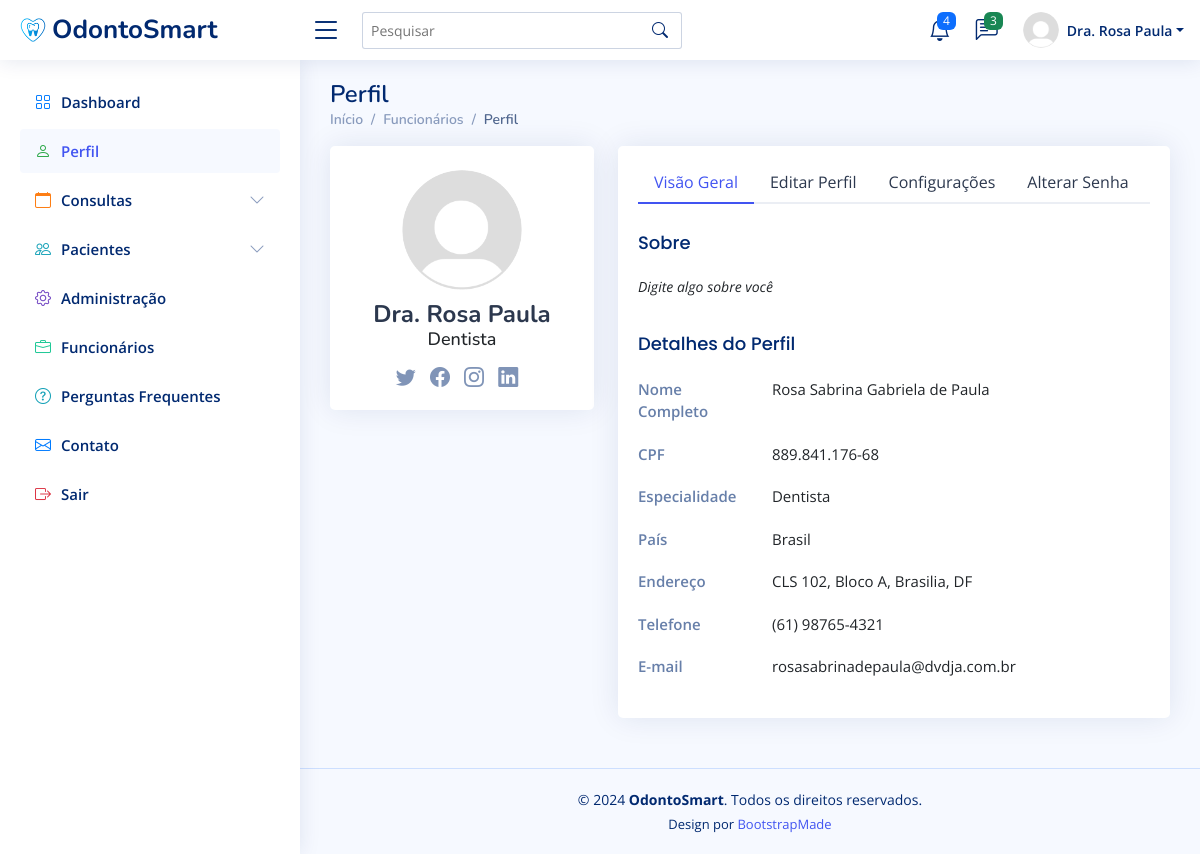
/perfil/ (signed in), run on the app's committed database.
### clinicaMedica/models.py (models this page shows, shortened)
class Funcionario(AbstractBaseUser, PermissionsMixin):
    SEXO_CHOICES = [
        ('masculino', 'Masculino'),
        ('feminino', 'Feminino'),
    ]
    cpf = models.CharField(max_length=14, unique=True)
    email = models.EmailField(unique=True, blank=False)
    salario = models.DecimalField(max_digits=10, decimal_places=2)
    cargo = models.CharField(max_length=50)
    nome = models.CharField(max_length=50)
    is_first_login = models.BooleanField(default=True)
    is_staff = models.BooleanField(default=False)
    date_joined = models.DateTimeField(verbose_name="Data de Ingresso", default=timezone.now)
    sexo = models.CharField(max_length=15, choices=SEXO_CHOICES, blank=False)
    objects = FuncionarioManager()
    USERNAME_FIELD = 'email'
    REQUIRED_FIELDS = ['cpf', 'nome', 'cargo', 'salario']
    def first_two_names(self):
        parts = self.nome.split()
        if len(parts) == 1:
            name = self.nome
        elif len(parts) == 2:
            name = f"{parts[0]} {parts[1]}"
        else:
            name = f"{parts[0]} {parts[-1]}"
        if hasattr(self, 'dentista'):
            if self.dentista.sexo == 'masculino':
                return f"Dr. {name}"
            else:
                return f"Dra. {name}"
        return name

class Dentista(Funcionario):
    PERIODO_CHOICES = [
        ('matutino', 'Matutino'),
        ('vespertino', 'Vespertino'),
        ('diurno', 'Diurno'),
    ]
    especializacao = models.CharField(max_length=60)
    periodo_trabalho = models.CharField(max_length=10, choices=PERIODO_CHOICES, default='diurno', blank=False)
    cro = models.CharField(max_length=20, blank=False, unique=True, verbose_name="CRO") # numero do registro do conselho regional de odontologia

### clinicaMedica/views.py (the view)
# urls.py: path('perfil/', views.perfil, name='perfil'),
@login_required
def perfil(request):
    return render(request, 'users-profile.html')

### clinicaMedica/templates/users-profile.html (shortened to what this page needs)
{% load static %}
<!DOCTYPE html>
<html lang="pt-br">
  <head>
    <link
      href="{% static 'vendor/bootstrap/css/bootstrap.min.css' %}"
      rel="stylesheet"
    />
    <link
      href="{% static 'vendor/bootstrap-icons/bootstrap-icons.css' %}"
      rel="stylesheet"
    />
    <link
      href="{% static 'vendor/boxicons/css/boxicons.min.css' %}"
      rel="stylesheet"
    />
    <link href="{% static 'vendor/quill/quill.snow.css' %}" rel="stylesheet" />
    <link
      href="{% static 'vendor/quill/quill.bubble.css' %}"
      rel="stylesheet"
    />
    <link
      href="{% static 'vendor/remixicon/remixicon.css' %}"
      rel="stylesheet"
    />
    <link
      href="{% static 'vendor/simple-datatables/style.css' %}"
      rel="stylesheet"
    />
    <link href="{% static 'css/style.css' %}" rel="stylesheet" />
  </head>
  <body>
    <header id="header" class="header fixed-top d-flex align-items-center">
      <div class="d-flex align-items-center justify-content-between">
        <a href="{% url 'dashboard' %}" class="logo d-flex align-items-center">
          <img src="{% static 'img/logo.png' %}" alt="" />
          <span class="d-none d-lg-block">OdontoSmart</span>
        </a>
        <i class="bi bi-list toggle-sidebar-btn"></i>
      </div>
      <div class="search-bar">
        <form
          class="search-form d-flex align-items-center"
          method="POST"
          action="#"
        >
          <input
            type="text"
            name="query"
            placeholder="Pesquisar"
            title="Pesquisar"
          />
          <button type="submit" title="Pesquisar">
            <i class="bi bi-search"></i>
          </button>
        </form>
      </div>
      <nav class="header-nav ms-auto">
        <ul class="d-flex align-items-center">
          <li class="nav-item dropdown">
            <a class="nav-link nav-icon" href="#" data-bs-toggle="dropdown">
              <i class="bi bi-bell"></i>
              <span class="badge bg-primary badge-number">4</span> </a
            >
          </li>
          <li class="nav-item dropdown">
            <a class="nav-link nav-icon" href="#" data-bs-toggle="dropdown">
              <i class="bi bi-chat-left-text"></i>
              <span class="badge bg-success badge-number">3</span> </a
            >
          </li>
          <li class="nav-item dropdown pe-3">
            <a
              class="nav-link nav-profile d-flex align-items-center pe-0"
              href="#"
              data-bs-toggle="dropdown"
            >
              <img
                src="{% static 'img/profile-img.png' %}"
                alt="Perfil"
                class="rounded-circle"
              />
              <span class="d-none d-md-block dropdown-toggle ps-2"
                >{{ user.first_two_names }}</span
              > </a
            >
          </li>
        </ul>
      </nav>
    </header>
    <aside id="sidebar" class="sidebar">
      <ul class="sidebar-nav" id="sidebar-nav">
        <li class="nav-item">
          <a class="nav-link collapsed" href="{% url 'dashboard' %}">
            <i class="bi bi-grid" style="color: #007bff"></i>
            <span>Dashboard</span>
          </a>
        </li>
        <li class="nav-item">
          <a class="nav-link" href="{% url 'perfil' %}">
            <i class="bi bi-person" style="color: #28a745"></i>
            <span>Perfil</span>
          </a>
        </li>
        <li class="nav-item">
          <a
            href="#"
            class="nav-link collapsed"
            data-bs-target="#consultas-nav"
            data-bs-toggle="collapse"
          >
            <i class="bi bi-calendar" style="color: #fd7e14"></i>
            <span>Consultas</span>
            <i class="bi bi-chevron-down ms-auto"></i>
          </a>
        </li>
        <li class="nav-item">
          <a
            href="#"
            class="nav-link collapsed"
            data-bs-target="#pacientes-nav"
            data-bs-toggle="collapse"
          >
            <i class="bi bi-people" style="color: #17a2b8"></i>
            <span>Pacientes</span>
            <i class="bi bi-chevron-down ms-auto"></i>
          </a>
        </li>
        {% if user.is_superuser %}
        <li class="nav-item">
          <a class="nav-link collapsed" href="{% url 'admin:index' %}">
            <i class="bi bi-gear" style="color: #6f42c1"></i>
            <span>Administração</span>
          </a>
        </li>
        {% endif %}
        <li class="nav-item">
          <a class="nav-link collapsed" href="{% url 'funcionario' %}">
            <i class="bi bi-briefcase" style="color: #20c997"></i>
            <span>Funcionários</span>
          </a>
        </li>
        <li class="nav-item">
          <a class="nav-link collapsed" href="{% url 'faq' %}">
            <i class="bi bi-question-circle" style="color: #17a2b8"></i>
            <span>Perguntas Frequentes</span>
          </a>
        </li>
        <li class="nav-item">
          <a class="nav-link collapsed" href="{% url 'contato' %}">
            <i class="bi bi-envelope" style="color: #007bff"></i>
            <span>Contato</span>
          </a>
        </li>
        <li class="nav-item">
          <a class="nav-link collapsed" href="{% url 'logout' %}">
            <i class="bi bi-box-arrow-right" style="color: #dc3545"></i>
            <span>Sair</span>
          </a>
        </li>
      </ul>
    </aside>
    <main id="main" class="main">
      <div class="pagetitle">
        <h1>Perfil</h1>
        <nav>
          <ol class="breadcrumb">
            <li class="breadcrumb-item">
              <a href="{% url 'dashboard' %}">Início</a>
            </li>
            <li class="breadcrumb-item">
              <a href="{% url 'funcionario' %}">Funcionários</a>
            </li>
            <li class="breadcrumb-item active">Perfil</li>
          </ol>
        </nav>
      </div>
      <section class="section profile">
        <div class="row">
          <div class="col-xl-4">
            <div class="card">
              <div
                class="card-body profile-card pt-4 d-flex flex-column align-items-center"
              >
                <img
                  src="{% static 'img/profile-img.png' %}"
                  alt="Perfil"
                  class="rounded-circle"
                />
                <h2>{{ user.first_two_names }}</h2>
                <h3>{{ user.cargo }}</h3>
                <div class="social-links mt-2">
                  <a href="#" class="twitter"><i class="bi bi-twitter"></i></a>
                  <a href="#" class="facebook"
                    ><i class="bi bi-facebook"></i
                  ></a>
                  <a href="#" class="instagram"
                    ><i class="bi bi-instagram"></i
                  ></a>
                  <a href="#" class="linkedin"
                    ><i class="bi bi-linkedin"></i
                  ></a>
                </div>
              </div>
            </div>
          </div>
          <div class="col-xl-8">
            <div class="card">
              <div class="card-body pt-3">
                <ul class="nav nav-tabs nav-tabs-bordered">
                  <li class="nav-item">
                    <button
                      class="nav-link active"
                      data-bs-toggle="tab"
                      data-bs-target="#profile-overview"
                    >
                      Visão Geral
                    </button>
                  </li>
                  <li class="nav-item">
                    <button
                      class="nav-link"
                      data-bs-toggle="tab"
                      data-bs-target="#profile-edit"
                    >
                      Editar Perfil
                    </button>
                  </li>
                  <li class="nav-item">
                    <button
                      class="nav-link"
                      data-bs-toggle="tab"
                      data-bs-target="#profile-settings"
                    >
                      Configurações
                    </button>
                  </li>
                  <li class="nav-item">
                    <button
                      class="nav-link"
                      data-bs-toggle="tab"
                      data-bs-target="#profile-change-password"
                    >
                      Alterar Senha
                    </button>
                  </li>
                </ul>
                <div class="tab-content pt-2">
                  <div
                    class="tab-pane fade show active profile-overview"
                    id="profile-overview"
                  >
                    <h5 class="card-title">Sobre</h5>
                    <p class="small fst-italic">Digite algo sobre você</p>
                    <h5 class="card-title">Detalhes do Perfil</h5>
                    <div class="row">
                      <div class="col-lg-3 col-md-4 label">Nome Completo</div>
                      <div class="col-lg-9 col-md-8">{{ user.nome }}</div>
                    </div>
                    <div class="row">
                      <div class="col-lg-3 col-md-4 label">CPF</div>
                      <div class="col-lg-9 col-md-8">{{ user.cpf }}</div>
                    </div>
                    {% if user.dentista %}
                    <div class="row">
                      <div class="col-lg-3 col-md-4 label">Especialidade</div>
                      <div class="col-lg-9 col-md-8">
                        {{ user.dentista.especializacao }}
                      </div>
                    </div>
                    {% endif %}
                    <div class="row">
                      <div class="col-lg-3 col-md-4 label">País</div>
                      <div class="col-lg-9 col-md-8">Brasil</div>
                    </div>
                    <div class="row">
                      <div class="col-lg-3 col-md-4 label">Endereço</div>
                      <div class="col-lg-9 col-md-8">
                        CLS 102, Bloco A, Brasilia, DF
                      </div>
                    </div>
                    <div class="row">
                      <div class="col-lg-3 col-md-4 label">Telefone</div>
                      <div class="col-lg-9 col-md-8">(61) 98765-4321</div>
                    </div>
                    <div class="row">
                      <div class="col-lg-3 col-md-4 label">E-mail</div>
                      <div class="col-lg-9 col-md-8">{{ user.email }}</div>
                    </div>
                  </div>
                </div>
              </div>
            </div>
          </div>
        </div>
      </section>
    </main>
    <footer id="footer" class="footer">
      <div class="copyright">
        &copy; 2024 <strong><span>OdontoSmart</span></strong
        >. Todos os direitos reservados.
      </div>
      <div class="credits">
        Design por <a href="https://bootstrapmade.com/">BootstrapMade</a>
      </div>
    </footer>
  </body>
</html>

### data on the page
Funcionario: first_two_names "Dra. Rosa Paula", cargo "Dentista", nome "Rosa Sabrina Gabriela de Paula", cpf "889.841.176-68", dentista.especializacao "Dentista", email "rosasabrinadepaula@dvdja.com.br"
